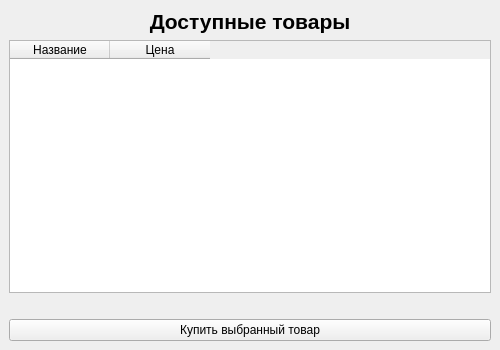
<?xml version="1.0" encoding="UTF-8"?>
<ui version="4.0">
 <class>UserWindow</class>
 <widget class="QMainWindow" name="UserWindow">
  <property name="geometry">
   <rect>
    <x>0</x>
    <y>0</y>
    <width>500</width>
    <height>350</height>
   </rect>
  </property>
  <property name="windowTitle">
   <string>Магазин товаров</string>
  </property>
  <widget class="QWidget" name="centralwidget">
   <layout class="QVBoxLayout" name="verticalLayout">

    <item>
     <widget class="QLabel" name="labelTitle">
      <property name="text">
       <string>Доступные товары</string>
      </property>
      <property name="alignment">
       <set>Qt::AlignCenter</set>
      </property>
      <property name="styleSheet">
       <string notr="true">font-size:16pt; font-weight:bold;</string>
      </property>
     </widget>
    </item>

    <item>
     <widget class="QTableWidget" name="tableProducts">
      <column>
       <property name="text">
        <string>Название</string>
       </property>
      </column>
      <column>
       <property name="text">
        <string>Цена</string>
       </property>
      </column>
     </widget>
    </item>

    <item>
     <widget class="QLabel" name="labelMessage">
      <property name="text">
       <string></string>
      </property>
      <property name="styleSheet">
       <string notr="true">color:green;</string>
      </property>
     </widget>
    </item>

    <item>
     <widget class="QPushButton" name="btnBuy">
      <property name="text">
       <string>Купить выбранный товар</string>
      </property>
     </widget>
    </item>

   </layout>
  </widget>
 </widget>
 <resources/>
 <connections/>
</ui>
